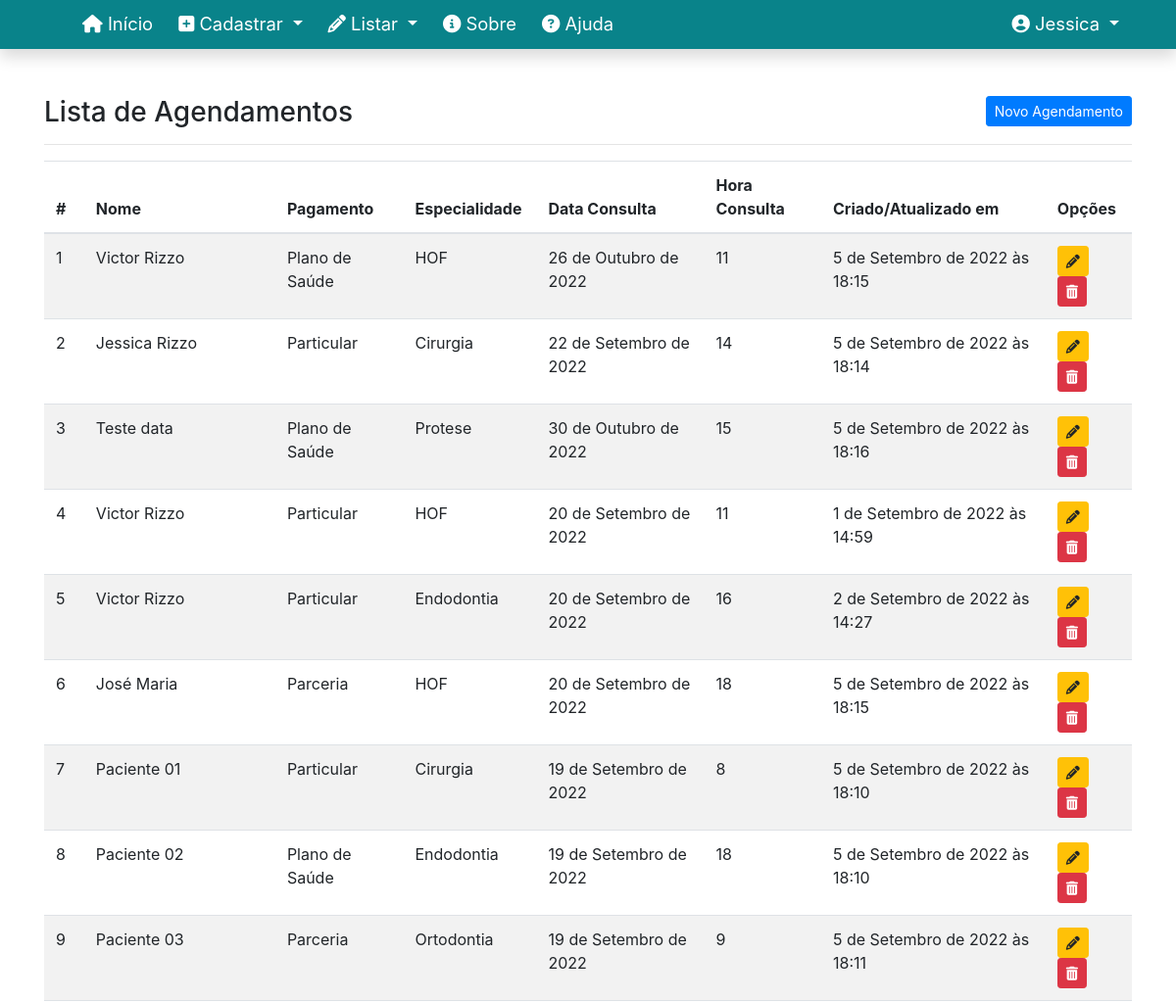
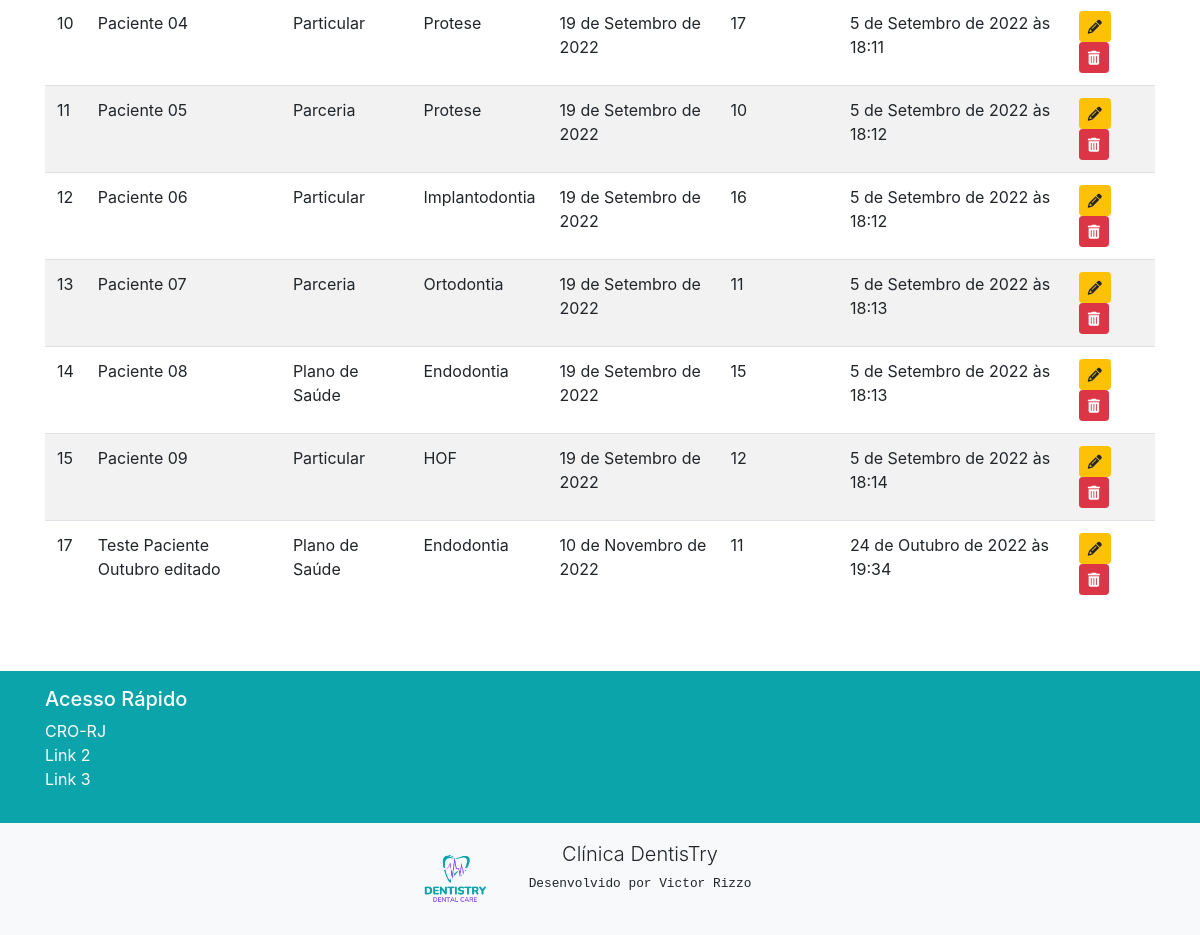
/listar/agendamentos/ (signed in), run on the app's committed database (2 pictures, top to bottom).
### agendamentos/models.py (models this page shows, shortened)
class Agendamento(models.Model):
    TIPO_CHOICES = [
                (1, 'Urgência'),
                (2, 'Avaliação'),
                (3, 'Paciente em tratamento'),
                (4, 'Retorno'),
                (5, 'Parceria'),
            ]
    ESP_CHOICES = [
                (1, 'Cirurgia'),
                (2, 'Endodontia'),
                (3, 'Ortodontia'),
                (4, 'HOF'),
                (5, 'Protese'),
                (6, 'Implantodontia'),
            ]
    PAGAMENTO_CHOICES = [
                (1, 'Particular'),
                (2, 'Plano de Saúde'),
                (3, 'Parceria'),
            ]
    HORARIO_CHOICES = [
                (8, 8),
                (9, 9),
                (10, 10),
                (11, 11),
                (12, 12),
                (14, 14),
                (15, 15),
                (16, 16),
                (17, 17),
                (18, 18),
            ]
    paciente = models.ForeignKey(Paciente, on_delete=models.PROTECT)
    tipo_consulta = models.IntegerField(verbose_name='Tipo de Consulta', choices=TIPO_CHOICES)
    pagamento = models.IntegerField('Pagamento', choices=PAGAMENTO_CHOICES)
    especialidade = models.IntegerField('Especialidade', choices=ESP_CHOICES)
    data_consulta = models.DateField('Data consulta', help_text="DD/MM/AAAA")
    hora_consulta = models.IntegerField('Horário consulta', choices=HORARIO_CHOICES)
    atualizado_em = models.DateTimeField('Atualizado em', auto_now=True)
    class Meta:
        verbose_name = 'Consulta'
        verbose_name_plural = 'Consultas agendadas'

class Paciente(models.Model):
    nome = models.CharField('Nome do paciente', max_length=250)
    cpf = models.CharField('CPF ', max_length=14, help_text="Digite somente os números.")
    email = models.CharField('E-mail', max_length=250, null=True, blank=True)
    data_nascimento = models.DateField('Data de Nascimento', help_text="DD/MM/AAAA")
    celular = models.CharField('Núm. celular', max_length=250, help_text="Digite somente os números.")
    arquivo = models.FileField(upload_to='pdf/')
    atualizado_em = models.DateTimeField('Atualizado em', auto_now=True)
    def __str__(self):
        return str(self.nome)
    class Meta:
        verbose_name = 'Paciente'
        verbose_name_plural = 'Pacientes'

### agendamentos/views.py (the view)
# urls.py: path('listar/agendamentos/', AgendamentoList.as_view(), name='listar-agendamentos'),
class AgendamentoList(LoginRequiredMixin, ListView):
    login_url = reverse_lazy('login')
    model = Agendamento
    template_name = 'agendamentos/listas/agendamento.html'

### agendamentos/templates/agendamentos/listas/agendamento.html (shortened to what this page needs)
{% extends 'paginas/modelo-agendamento.html' %}
{% load static %}
{% block conteudo %}
<h3>
    Lista de Agendamentos
    <a href="{% url 'cadastrar-agendamento' %}" class="btn btn-primary btn-sm float-right">Novo Agendamento</a>
</h3>
<hr>
<div class="table-resposive">
    <table class="table table-striped" id="tabela-listar-agendamentos">
        <thead>
            <tr>
                <th>#</th>
                <th>Nome</th>
                <th>Pagamento</th>
                <th>Especialidade</th>
                <th>Data Consulta</th>
                <th>Hora Consulta</th>
                <th>Criado/Atualizado em</th>
                <th>Opções</th>
            </tr>
        </thead>
        <tbody>
            {% for agendamento in object_list %}
            <tr>
                <td>{{ agendamento.pk }}</td>
                <td>{{ agendamento.paciente }}</td>
                <td>{{ agendamento.get_pagamento_display }}</td>
                <td>{{ agendamento.get_especialidade_display }}</td>
                <td>{{ agendamento.data_consulta }}</td>
                <td>{{ agendamento.hora_consulta }}</td>
                <td>{{ agendamento.atualizado_em }}</td>
                <td>
                    <a href="{% url 'editar-agendamento' agendamento.pk %}" class="btn btn-warning btn-sm" title="Editar">
                        <i class="fa fa-pencil" aria-hidden="true"></i>
                    </a>
                    <a href="{% url 'excluir-agendamento' agendamento.pk %}" class="btn btn-danger btn-sm" title="Excluir">
                        <i class="fa fa-trash" aria-hidden="true"></i>
                    </a>
                </td>
            </tr>
            {% empty %}
            <tr>
                <td colspan="5">Nenhum agendamento registrado.</td>
            </tr>
            {% endfor %}
        </tbody>
    </table>
</div>
{% endblock %}

### paginas/templates/paginas/modelo-agendamento.html (shortened to what this page needs)
{% load static %}
<!doctype html>
<html lang="pt-br" class="h-100">
<head>
    <link rel="stylesheet" href="https://cdn.jsdelivr.net/npm/bootstrap@4.4.1/dist/css/bootstrap.min.css">
    <link href="{% static 'css/font-awesome.css' %}" rel="stylesheet">
    <link href="{% static 'css/dentistry.css' %}" rel="stylesheet">
    <link rel="stylesheet" type="text/css" href="https://cdn.datatables.net/v/bs4/dt-1.12.1/datatables.min.css" />
</head>
<body class="d-flex flex-column h-100">
    <main role="main" class="flex-shrink-0">
        {% block menu %}
        <nav class="navbar navbar-expand-lg navbar-dark bg-dentistry-escuro font-115 shadow">
            <div class="container">
                <a class="navbar-brand" href="#">
                </a>
                <div class="collapse navbar-collapse" id="navbarNavDropdown">
                    <ul class="navbar-nav mr-auto">
                        <li class="nav-item">
                            <a class="nav-link" href="{% url 'index' %}">
                                <i class="fa fa-home" aria-hidden="true"></i>
                                Início
                            </a>
                        </li>
                        {% if request.user.is_authenticated %}
                        <li class="nav-item dropdown">
                            <a class="nav-link dropdown-toggle text-white" href="#" id="navbarDropdownMenuLink"
                                role="button" data-toggle="dropdown" aria-haspopup="true" aria-expanded="false">
                                <i class="fa fa-plus-square" aria-hidden="true"></i>
                                Cadastrar
                            </a>
                        </li>
                        {% endif %}
                        {% if request.user.is_authenticated %}
                        <li class="nav-item dropdown">
                            <a class="nav-link dropdown-toggle text-white" href="#" id="navbarDropdownMenuLink"
                                role="button" data-toggle="dropdown" aria-haspopup="true" aria-expanded="false">
                                <i class="fa fa-pencil" aria-hidden="true"></i>
                                Listar
                            </a>
                        </li>
                        {% endif %}
                        <li class="nav-item ">
                            <a class="nav-link" href="{% url 'sobre' %}">
                                <i class="fa fa-info-circle" aria-hidden="true"></i>
                                Sobre
                            </a>
                        </li>
                        <li class="nav-item ">
                            <a class="nav-link" href="mailto:victor09@gmail.com">
                                <i class="fa fa-question-circle" aria-hidden="true"></i>
                                Ajuda
                            </a>
                        </li>
                    </ul>
                    <ul class="navbar-nav">
                        {% if request.user.is_authenticated %}
                        <li class="nav-item dropdown">
                            <a class="nav-link dropdown-toggle text-white" href="#" id="navbarDropdownMenuLink"
                                role="button" data-toggle="dropdown" aria-haspopup="true" aria-expanded="false">
                                <i class="fa fa-user-circle" aria-hidden="true"></i>
                                <span id="username">{{ request.user }}</span>
                            </a>
                        </li>
                        {% endif %}
                    </ul>
                </div>
            </div>
        </nav>
        {% endblock %}
        <div class="container py-5">
            {% block conteudo %}{% endblock %}
        </div>
    </main>
    <footer class="mt-auto">
        {% block rodape-links %}
        <div class="container-fluid bg-dentistry text-white p-3">
            <div class="container">
                <div class="row">
                    <div class="col-sm">
                        <h5>Acesso Rápido</h5>
                        <ul class="list-unstyled">
                            <li><a href="https://www.cro-rj.org.br/" class="text-white">CRO-RJ</a></li>
                            <li><a href="#" class="text-white">Link 2</a></li>
                            <li><a href="#" class="text-white">Link 3</a></li>
                        </ul>
                    </div>
                </div>
            </div>
        </div>
        {% endblock %}
        {% block rodape %}
        <div class="container-fluid bg-light text-center p-3">
            <div class="row">
                <div class="col-md-4 mx-auto text-center">
                    <img src="{% static 'img/1.png' %}" height="80" class="float-left" alt="">
                    <p>
                        <span class="lead">Clínica DentisTry</span><br>
                        <span class="small text-monospace">Desenvolvido por Victor Rizzo</span>
                    </p>
                </div>
            </div>
            {% endblock %}
    </footer>
</body>
</html>

### static/css/dentistry.css (style rules this page uses)
.bg-dentistry { background-color: #0ba4ab; }
.bg-dentistry-escuro { background-color: #09838a; }
.font-115 { font-size: 115%; }
.navbar { padding: 0 !important; }
.navbar .navbar-brand { padding-left: 10px; }
.navbar a.nav-link { color: white !important; }
.navbar .nav-item { padding: 3px 5px; }
table td { max-width: 500px; }

### data on the page
Agendamento: pk "1", paciente "Victor Rizzo", pagamento "Plano de Saúde", especialidade "HOF", data_consulta "26 de Outubro de 2022", hora_consulta "11", atualizado_em "5 de Setembro de 2022 às 18:15"
Agendamento: pk "2", paciente "Jessica Rizzo", pagamento "Particular", especialidade "Cirurgia", data_consulta "22 de Setembro de 2022", hora_consulta "14", atualizado_em "5 de Setembro de 2022 às 18:14"
Agendamento: pk "3", paciente "Teste data", pagamento "Plano de Saúde", especialidade "Protese", data_consulta "30 de Outubro de 2022", hora_consulta "15", atualizado_em "5 de Setembro de 2022 às 18:16"
Agendamento: pk "4", paciente "Victor Rizzo", pagamento "Particular", especialidade "HOF", data_consulta "20 de Setembro de 2022", hora_consulta "11", atualizado_em "1 de Setembro de 2022 às 14:59"
Agendamento: pk "5", paciente "Victor Rizzo", pagamento "Particular", especialidade "Endodontia", data_consulta "20 de Setembro de 2022", hora_consulta "16", atualizado_em "2 de Setembro de 2022 às 14:27"
Agendamento: pk "6", paciente "José Maria", pagamento "Parceria", especialidade "HOF", data_consulta "20 de Setembro de 2022", hora_consulta "18", atualizado_em "5 de Setembro de 2022 às 18:15"
Agendamento: pk "7", paciente "Paciente 01", pagamento "Particular", especialidade "Cirurgia", data_consulta "19 de Setembro de 2022", hora_consulta "8", atualizado_em "5 de Setembro de 2022 às 18:10"
Agendamento: pk "8", paciente "Paciente 02", pagamento "Plano de Saúde", especialidade "Endodontia", data_consulta "19 de Setembro de 2022", hora_consulta "18", atualizado_em "5 de Setembro de 2022 às 18:10"
Agendamento: pk "9", paciente "Paciente 03", pagamento "Parceria", especialidade "Ortodontia", data_consulta "19 de Setembro de 2022", hora_consulta "9", atualizado_em "5 de Setembro de 2022 às 18:11"
Agendamento: pk "10", paciente "Paciente 04", pagamento "Particular", especialidade "Protese", data_consulta "19 de Setembro de 2022", hora_consulta "17", atualizado_em "5 de Setembro de 2022 às 18:11"
Agendamento: pk "11", paciente "Paciente 05", pagamento "Parceria", especialidade "Protese", data_consulta "19 de Setembro de 2022", hora_consulta "10", atualizado_em "5 de Setembro de 2022 às 18:12"
Agendamento: pk "12", paciente "Paciente 06", pagamento "Particular", especialidade "Implantodontia", data_consulta "19 de Setembro de 2022", hora_consulta "16", atualizado_em "5 de Setembro de 2022 às 18:12"
Agendamento: pk "13", paciente "Paciente 07", pagamento "Parceria", especialidade "Ortodontia", data_consulta "19 de Setembro de 2022", hora_consulta "11", atualizado_em "5 de Setembro de 2022 às 18:13"
Agendamento: pk "14", paciente "Paciente 08", pagamento "Plano de Saúde", especialidade "Endodontia", data_consulta "19 de Setembro de 2022", hora_consulta "15", atualizado_em "5 de Setembro de 2022 às 18:13"
Agendamento: pk "15", paciente "Paciente 09", pagamento "Particular", especialidade "HOF", data_consulta "19 de Setembro de 2022", hora_consulta "12", atualizado_em "5 de Setembro de 2022 às 18:14"
Agendamento: pk "17", paciente "Teste Paciente Outubro editado", pagamento "Plano de Saúde", especialidade "Endodontia", data_consulta "10 de Novembro de 2022", hora_consulta "11", atualizado_em "24 de Outubro de 2022 às 19:34"

### other printed values
{{ request.user }} "Jessica"
